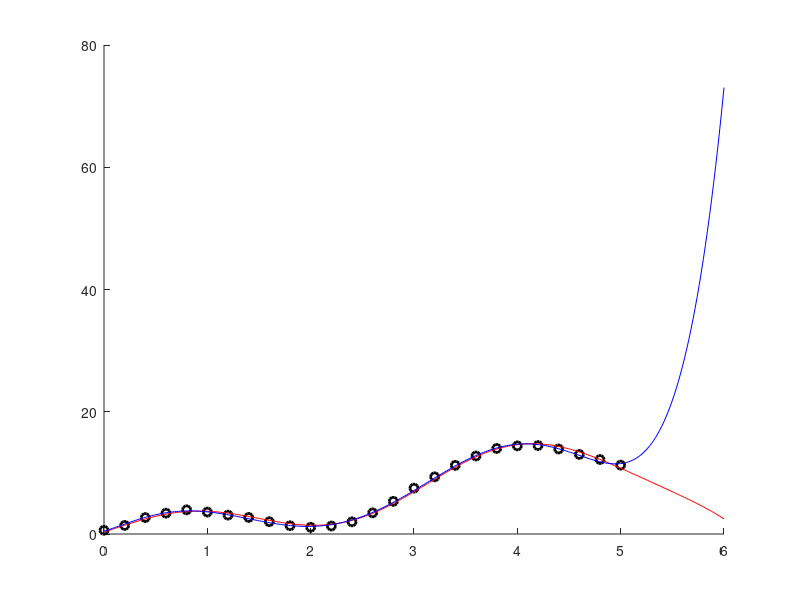

This figure's MATLAB source:
%V(t) = c1*sin(2*t) + c2*t^2  + c3*2^t + c4
% se mide la velocidad cada 12 minutos durante 5 horas
y = (load('datos de velocidades.txt'));
for i=0:25
    t(i+1) = i*12/60;
end
t = t';
f1 = @(t) sin(2.*t);
f2 = @(t) t.^2;
f3 = @(t) 2.^t;
A = [f1(t) f2(t) f3(t) ones(26,1)];
At = A';
%Tengo que resolver el sistema At*A*a = At*y donde a es el vector de coeficientes
R = At*A;
b = At*y;
a = R\b;
f = @(t) a(1)*f1(t) + a(2)*f2(t) + a(3)*f3(t) + a(4);
%Ahora tengo que graficar la función
figure(1);
hold on;
plot(t,y,'ko','linewidth',2);
xx=linspace(0,6,300);
plot(xx,f(xx),'r-');
f(6);

[P] = polyfit(t,y,6);
polyval(P,6)
plot(xx,polyval(P,xx),'b-');


Ecuad_f = norm(y-f(t),2)^2
Ecuad_P = norm(y-polyval(P,t),2)^2

%El error cuadratico del polinomio de grado 6 es mucho mayor que el de la funcion, por lo que la funcion es la que mejor se ajusta a los datos dentro del intervalo
%pero fuera el polinomio se comporta distinto, por lo que la funcion se ajusta mejor para extrapolar
%los datos.
f(6)